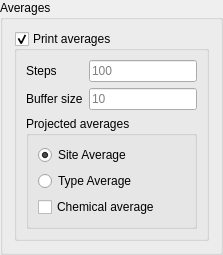
                                       <widget class="QGroupBox" name="InpAveMainBox">
                                          <property name="title">
                                             <string>Averages</string>
                                          </property>
                                          <layout class="QGridLayout" name="gridLayout_20">
                                             <item row="0" column="0">
                                                <widget class="QGroupBox" name="InpAveBox">
                                                   <property name="toolTip">
                                                      <string>Print average magnetization</string>
                                                   </property>
                                                   <property name="statusTip">
                                                      <string>Print average magnetization (on/off)</string>
                                                   </property>
                                                   <property name="whatsThis">
                                                      <string>Print average magnetization (on/off)</string>
                                                   </property>
                                                   <property name="title">
                                                      <string>Print averages</string>
                                                   </property>
                                                   <property name="checkable">
                                                      <bool>true</bool>
                                                   </property>
                                                   <layout class="QGridLayout" name="gridLayout_12">
                                                      <item row="0" column="0">
                                                         <widget class="QLabel" name="InpAveStepLabel">
                                                            <property name="text">
                                                               <string>Steps</string>
                                                            </property>
                                                         </widget>
                                                      </item>
                                                      <item row="1" column="0">
                                                         <widget class="QLabel" name="InpAveBuffLabel">
                                                            <property name="text">
                                                               <string>Buffer size</string>
                                                            </property>
                                                         </widget>
                                                      </item>
                                                      <item row="0" column="1">
                                                         <widget class="QLineEdit" name="InpAveStep">
                                                            <property name="statusTip">
                                                               <string>Print the magnetization every certain number of steps</string>
                                                            </property>
                                                            <property name="whatsThis">
                                                               <string>Print the magnetization every certain number of steps</string>
                                                            </property>
                                                            <property name="accessibleName">
                                                               <string>Print the magnetization every certain number of steps</string>
                                                            </property>
                                                            <property name="placeholderText">
                                                               <string>100</string>
                                                            </property>
                                                         </widget>
                                                      </item>
                                                      <item row="1" column="1">
                                                         <widget class="QLineEdit" name="InpAveBuff">
                                                            <property name="placeholderText">
                                                               <string>10</string>
                                                            </property>
                                                         </widget>
                                                      </item>
                                                      <item row="2" column="0" colspan="2">
                                                         <widget class="QGroupBox" name="InpProjAveBox">
                                                            <property name="title">
                                                               <string>Projected averages</string>
                                                            </property>
                                                            <layout class="QVBoxLayout" name="verticalLayout_17">
                                                               <item>
                                                                  <widget class="QRadioButton" name="InpSiteAveCheck">
                                                                     <property name="statusTip">
                                                                        <string>Print site dependet average</string>
                                                                     </property>
                                                                     <property name="whatsThis">
                                                                        <string>Print site dependet average</string>
                                                                     </property>
                                                                     <property name="accessibleName">
                                                                        <string>Print site dependet average</string>
                                                                     </property>
                                                                     <property name="text">
                                                                        <string>Site Average</string>
                                                                     </property>
                                                                     <property name="checked">
                                                                        <bool>true</bool>
                                                                     </property>
                                                                     <attribute name="buttonGroup">
                                                                        <string notr="true">ProjAveButtonGroup</string>
                                                                     </attribute>
                                                                  </widget>
                                                               </item>
                                                               <item>
                                                                  <widget class="QRadioButton" name="InpTypeAveCheck">
                                                                     <property name="statusTip">
                                                                        <string>Print type dependet average</string>
                                                                     </property>
                                                                     <property name="whatsThis">
                                                                        <string>Print type dependet average</string>
                                                                     </property>
                                                                     <property name="accessibleName">
                                                                        <string>Print type dependet average</string>
                                                                     </property>
                                                                     <property name="text">
                                                                        <string>Type Average</string>
                                                                     </property>
                                                                     <attribute name="buttonGroup">
                                                                        <string notr="true">ProjAveButtonGroup</string>
                                                                     </attribute>
                                                                  </widget>
                                                               </item>
                                                               <item>
                                                                  <widget class="QCheckBox" name="InpChemAveCheck">
                                                                     <property name="statusTip">
                                                                        <string>Chemical projection of the magnetization average</string>
                                                                     </property>
                                                                     <property name="whatsThis">
                                                                        <string>Chemical projection of the magnetization average</string>
                                                                     </property>
                                                                     <property name="accessibleName">
                                                                        <string>Chemical projection of the magnetization average</string>
                                                                     </property>
                                                                     <property name="text">
                                                                        <string>Chemical average</string>
                                                                     </property>
                                                                  </widget>
                                                               </item>
                                                            </layout>
                                                         </widget>
                                                      </item>
                                                   </layout>
                                                </widget>
                                             </item>
                                          </layout>
                                       </widget>
